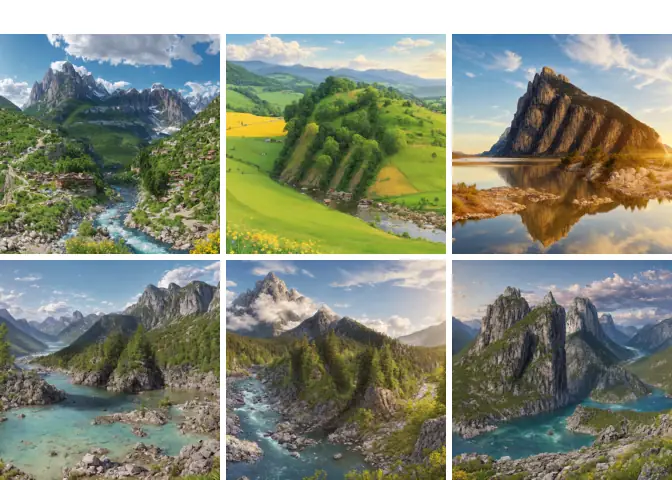
#> input picture tmp/c2.png, 672 x 480 px, found by its file name
$ python crop.py
#> lines starting #> are read from the running program, lines starting #| are printed output that depends on the picture
from PIL import Image
im=Image.open(r"C:/Users/Administrator/penguis/qqclient/tmp/c2.png").convert("RGB")
#> im is the input picture: PIL image 672x480 RGB; mean R, G, B 132.7, 139, 123.2
W,H=im.size
#> W = 672; H = 480
cw,ch=W//3,H//2
#> cw = 224; ch = 240
for r in range(2):
  for c in range(3):
    t=im.crop((c*cw,r*ch,(c+1)*cw,(r+1)*ch)).resize((cw*3,ch*3),Image.LANCZOS)
    t.save(r"C:/Users/Administrator/penguis/qqclient/tmp/t%d%d.png"%(r+1,c+1))
#> this loop made 2 passes
#> pass 1, `t.save(r"C:/Users/Administrator/penguis/qqclient/tmp/t%d%d.png"%(r+1,c..`:
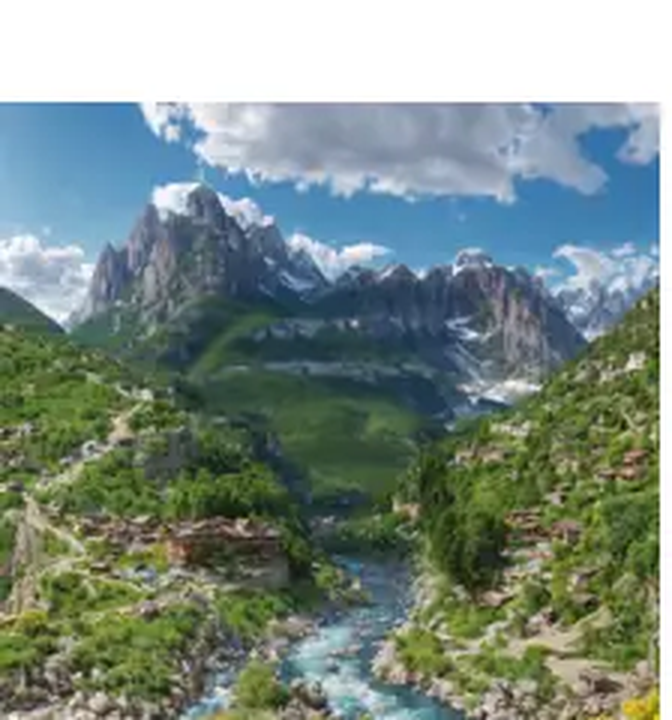
#> saved as t11.png: PIL image 672x720 RGB; mean R, G, B 125.4, 141.3, 133.5
#> pass 1, `t.save(r"C:/Users/Administrator/penguis/qqclient/tmp/t%d%d.png"%(r+1,c..`:
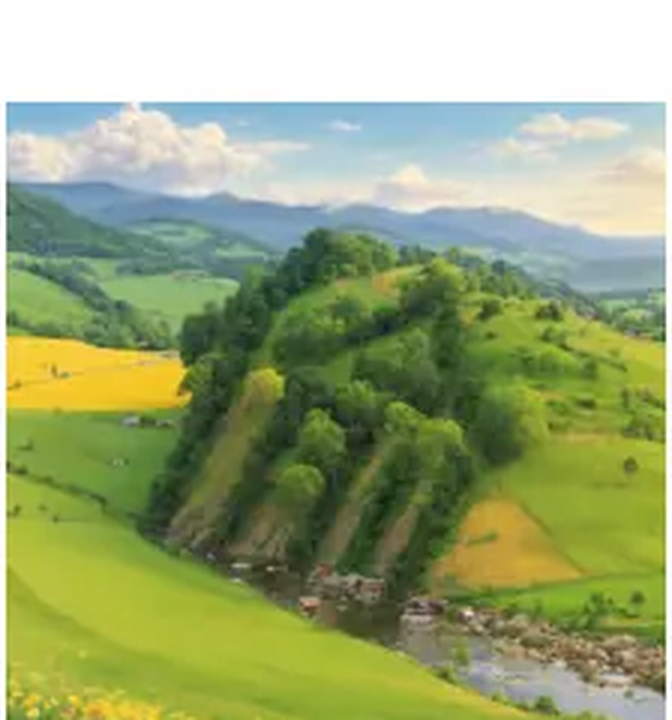
#> saved as t12.png: PIL image 672x720 RGB; mean R, G, B 154, 167.3, 119.7
#> pass 1, `t.save(r"C:/Users/Administrator/penguis/qqclient/tmp/t%d%d.png"%(r+1,c..`:
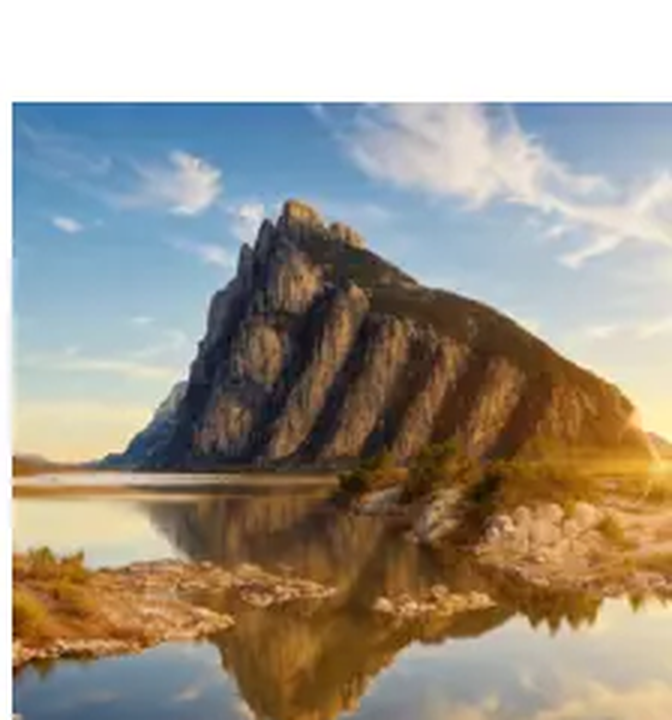
#> saved as t13.png: PIL image 672x720 RGB; mean R, G, B 160.2, 152.7, 140.4
#> after the loop:
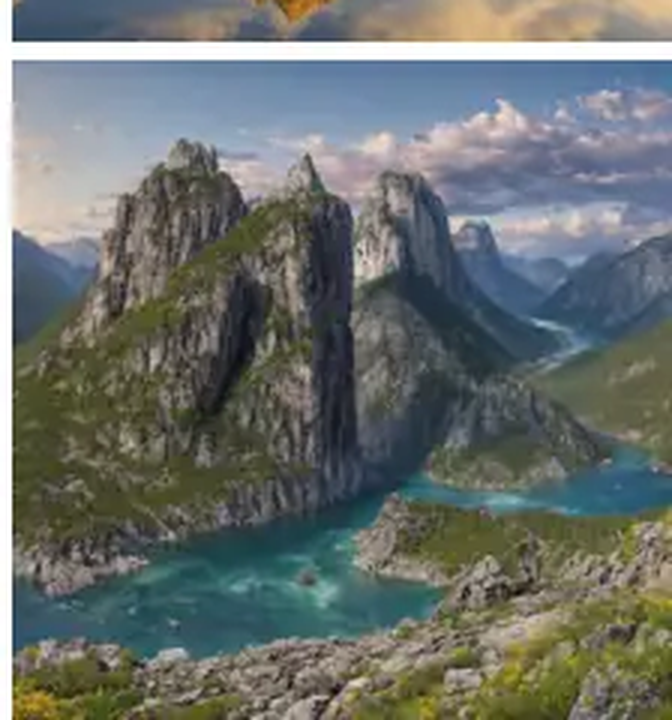
#> t: PIL image 672x720 RGB; mean R, G, B 107.4, 113.3, 109.8
im2=Image.open(r"C:/Users/Administrator/penguis/qqclient/tmp/t21.png")
im3=Image.open(r"C:/Users/Administrator/penguis/qqclient/tmp/t22.png")
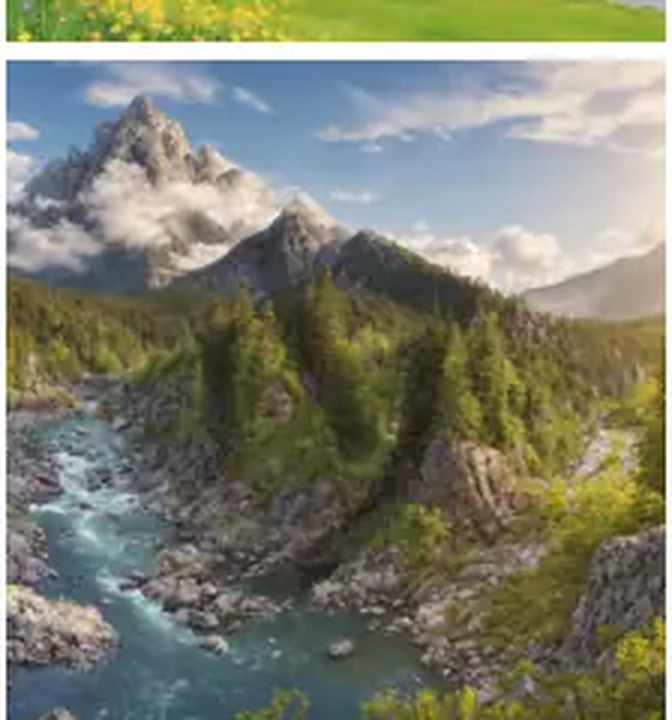
#> im3: PIL image 672x720 RGB; mean R, G, B 125.6, 127.1, 110.8
im4=Image.open(r"C:/Users/Administrator/penguis/qqclient/tmp/t23.png")
w,h=im2.size
#> w = 672; h = 720
strip=Image.new("RGB",(w*3,h))
#> strip: PIL image 2016x720 RGB; every value is 0
strip.paste(im2,(0,0));strip.paste(im3,(w,0));strip.paste(im4,(w*2,0))
#> after `strip.paste(im3, (w, 0))`:
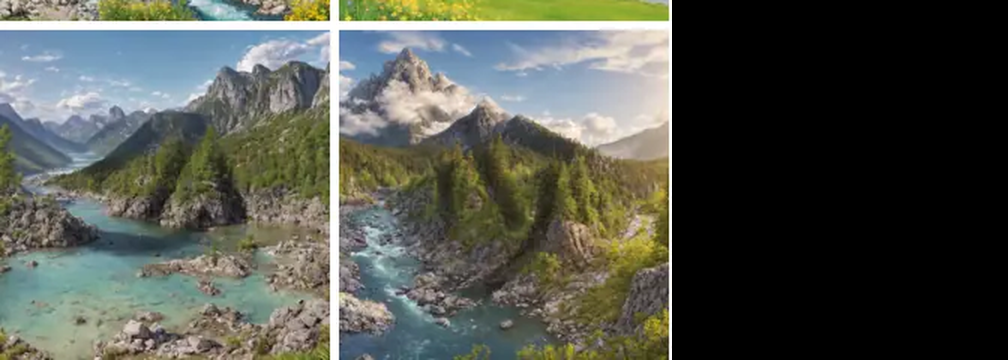
#> strip: PIL image 2016x720 RGB (shown at 1/2 size); mean R, G, B 82.9, 86.3, 78.4
#> after `strip.paste(im4, (w * 2, 0))`:
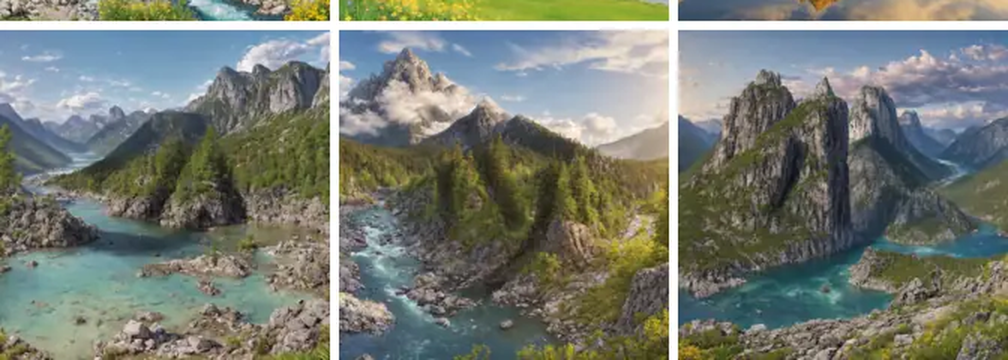
#> strip: PIL image 2016x720 RGB (shown at 1/2 size); mean R, G, B 118.8, 124.1, 115
strip.save(r"C:/Users/Administrator/penguis/qqclient/tmp/bottom.png")
print(strip.size)
#| (2016, 720)

$ run again, with tmp/c1.png copied over tmp/c2.png
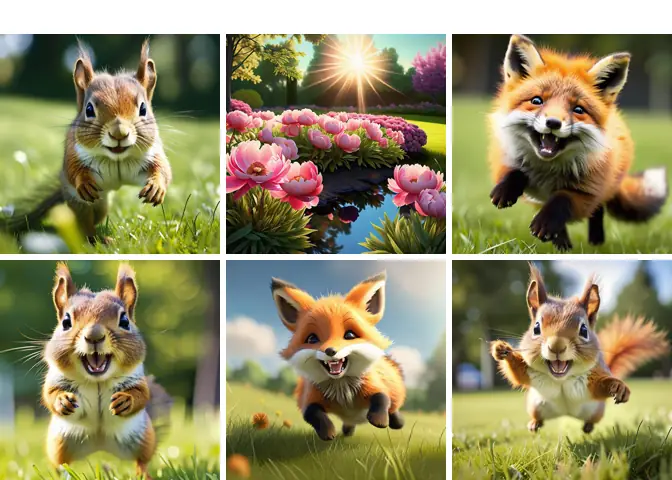
#> input picture tmp/c1.png, 672 x 480 px, found by its file name
#> im is the input picture: PIL image 672x480 RGB; mean R, G, B 144.9, 140.1, 102.7
#> after the loop `for r in range(2):`:
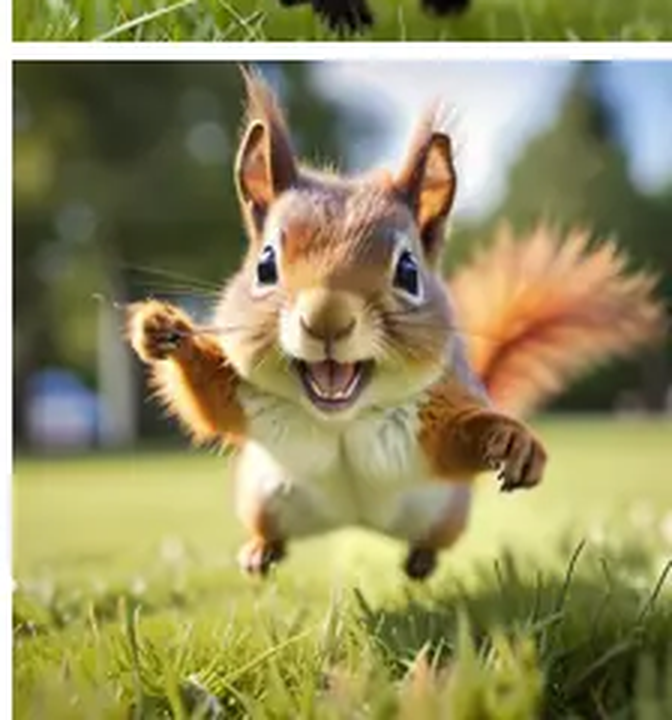
#> t: PIL image 672x720 RGB; mean R, G, B 147.3, 141.5, 96.2
#> `strip.paste(im4, (w * 2, 0))`:
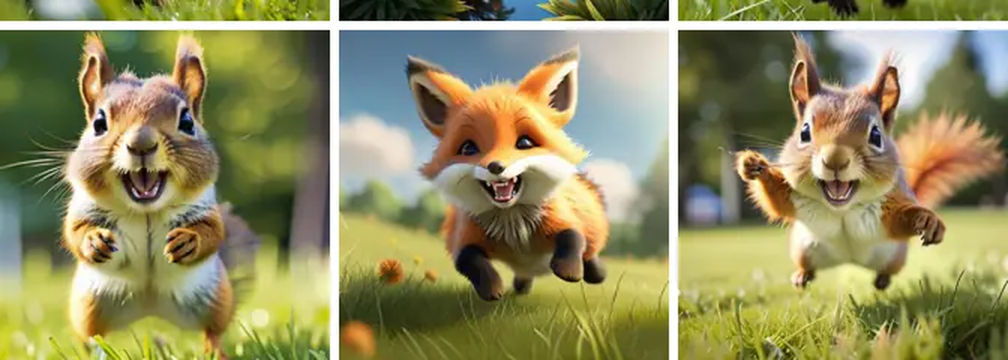
#> strip: PIL image 2016x720 RGB (shown at 1/2 size); mean R, G, B 144, 141.3, 97.6
#| (2016, 720)

$ run again, with tmp/cap2.png copied over tmp/c2.png
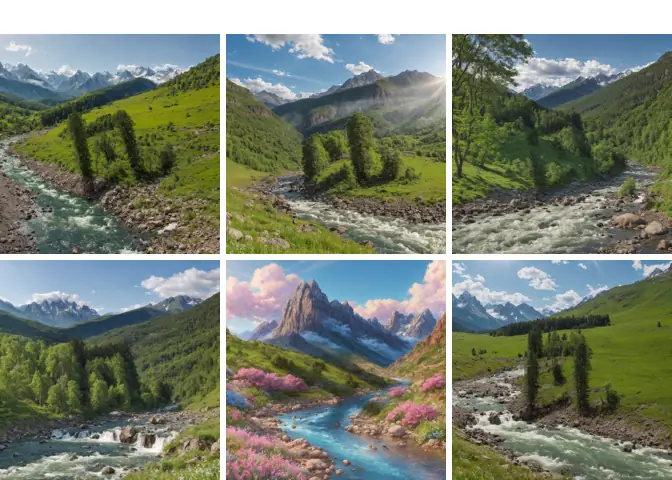
#> input picture tmp/cap2.png, 672 x 480 px, found by its file name
#> im is the input picture: PIL image 672x480 RGB; mean R, G, B 122.1, 129.8, 115.2
#> after the loop `for r in range(2):`:
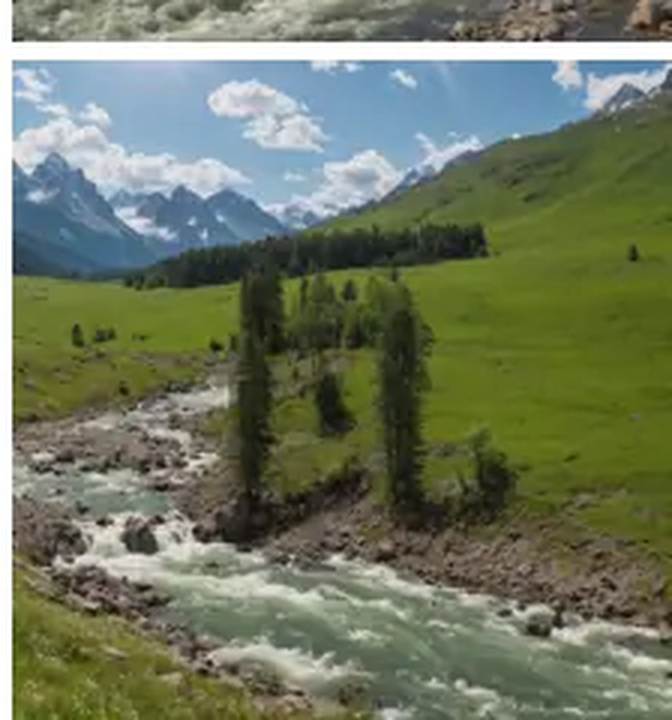
#> t: PIL image 672x720 RGB; mean R, G, B 112, 120.6, 97.6
#> `strip.paste(im4, (w * 2, 0))`:
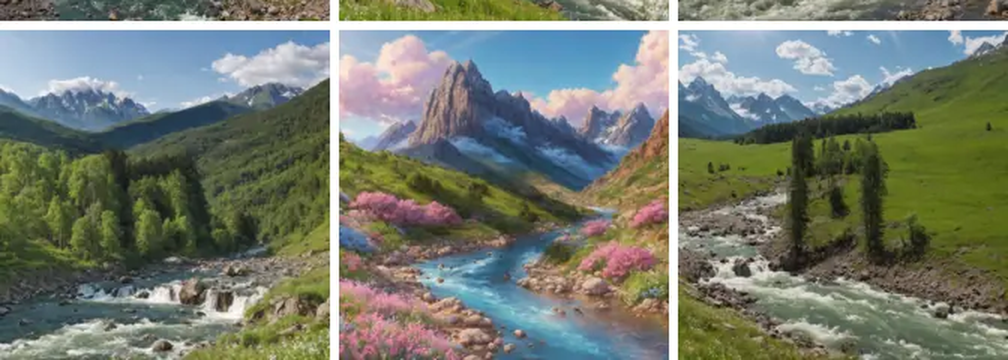
#> strip: PIL image 2016x720 RGB (shown at 1/2 size); mean R, G, B 117.1, 123.9, 111.6
#| (2016, 720)
